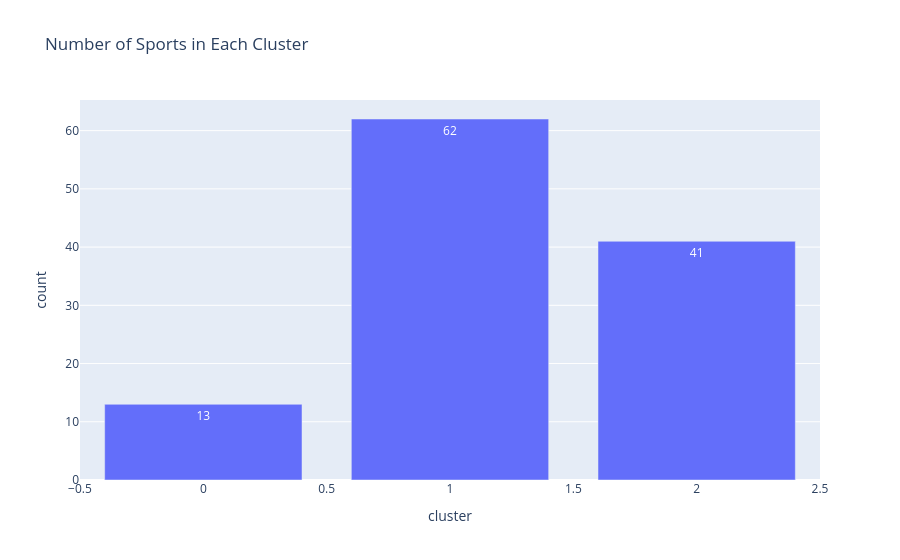

Notebook code cell kept with this figure:
### Markdown cell above
## Cluster distribution:

The first visualisation shows the number of sports in each cluster. This provides a simple overview of how the sports were grouped by the clustering process.

### Code cell
fig = px.bar(
 cluster_counts_df,
 x="cluster",
 y="count",
 text_auto=True,
 title="Number of Sports in Each Cluster"
)

fig.show()

### Figure 1 — Plotly figure (JSON) as saved in the notebook; plotly's stock layout.template omitted (floating-point values rounded to 4 significant figures)
{"data": [{"hovertemplate": "cluster=%{x}<br>count=%{y}<extra></extra>", "legendgroup": "", "marker": {"color": "#636efa", "pattern": {"shape": ""}}, "name": "", "orientation": "v", "showlegend": false, "textposition": "auto", "texttemplate": "%{y}", "type": "bar", "x": [0, 1, 2], "xaxis": "x", "y": [13, 62, 41], "yaxis": "y"}], "layout": {"barmode": "relative", "legend": {"tracegroupgap": 0}, "title": {"text": "Number of Sports in Each Cluster"}, "xaxis": {"anchor": "y", "domain": [0, 1], "title": {"text": "cluster"}}, "yaxis": {"anchor": "x", "domain": [0, 1], "title": {"text": "count"}}}}
